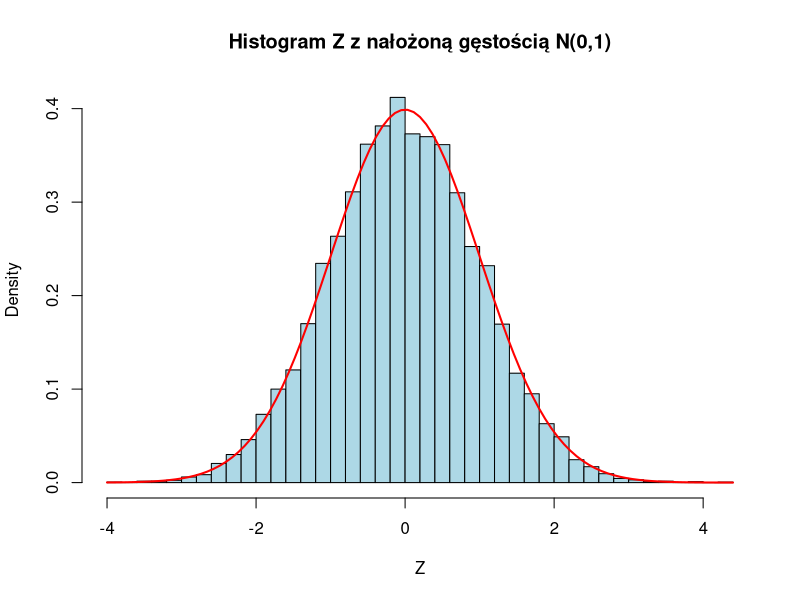
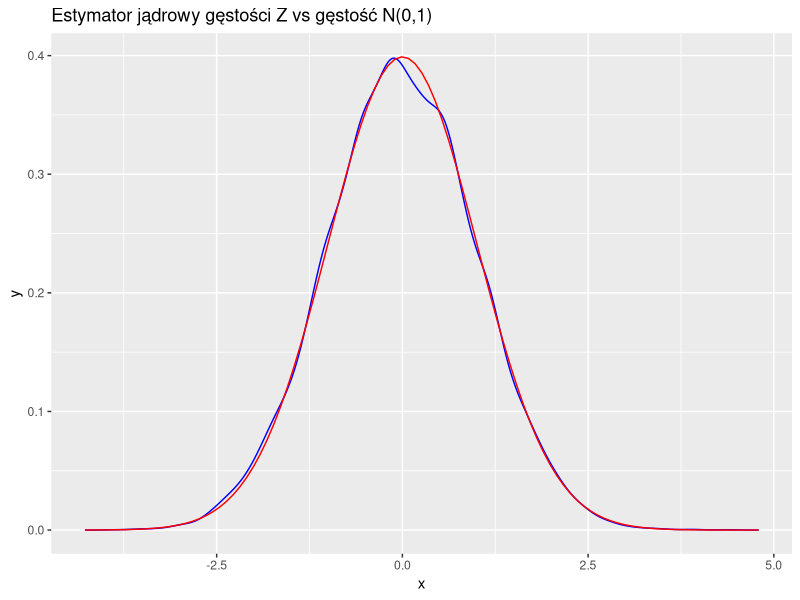
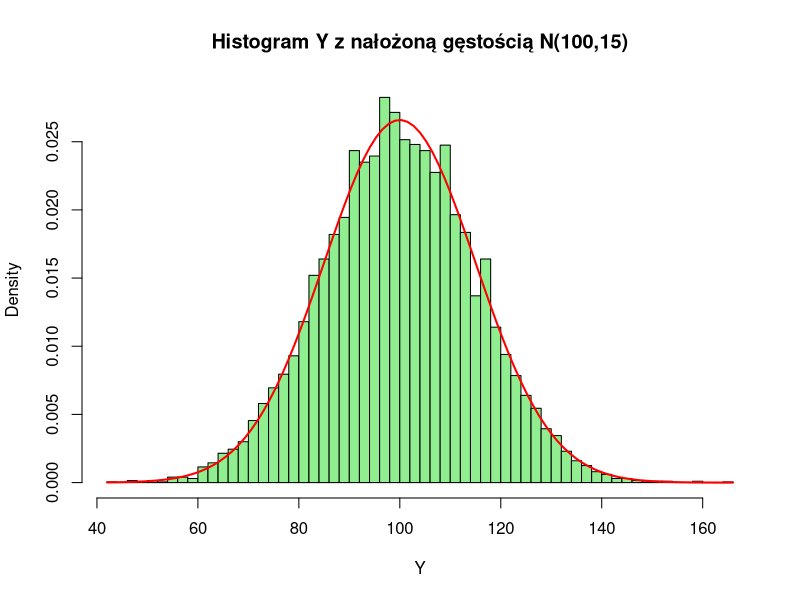
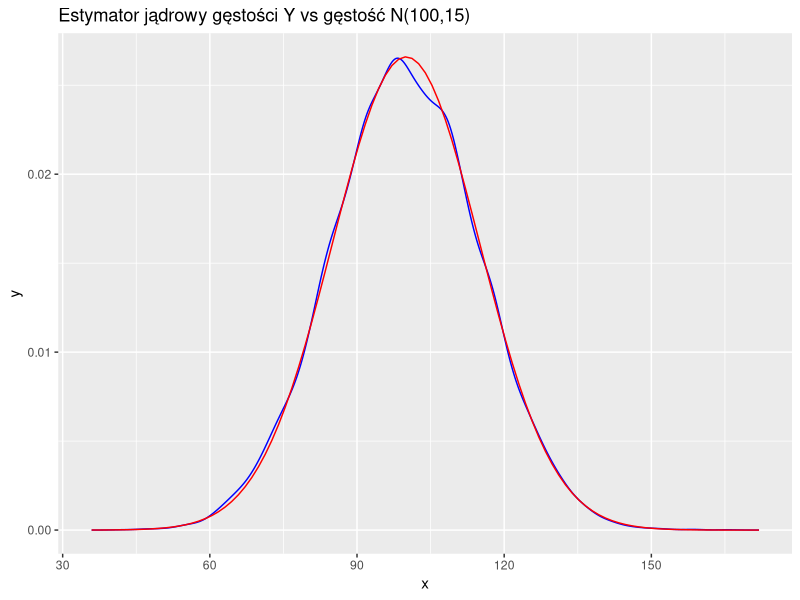
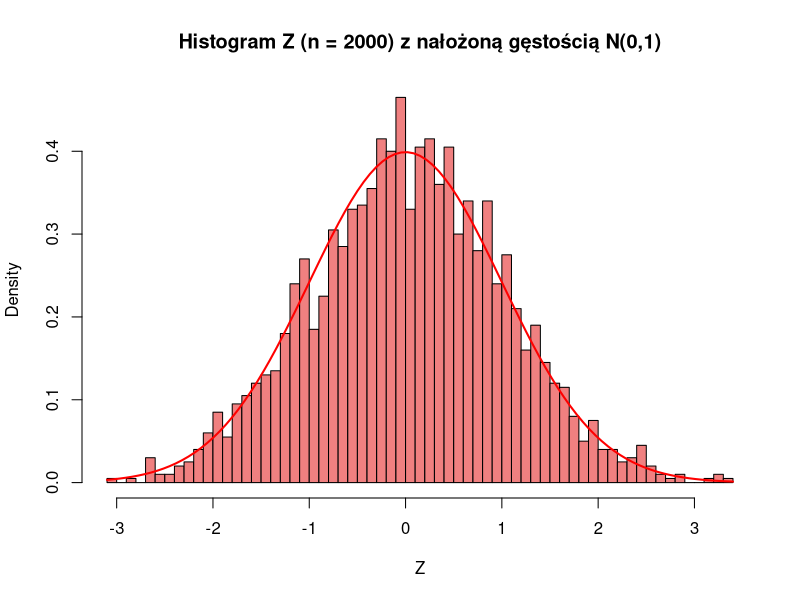
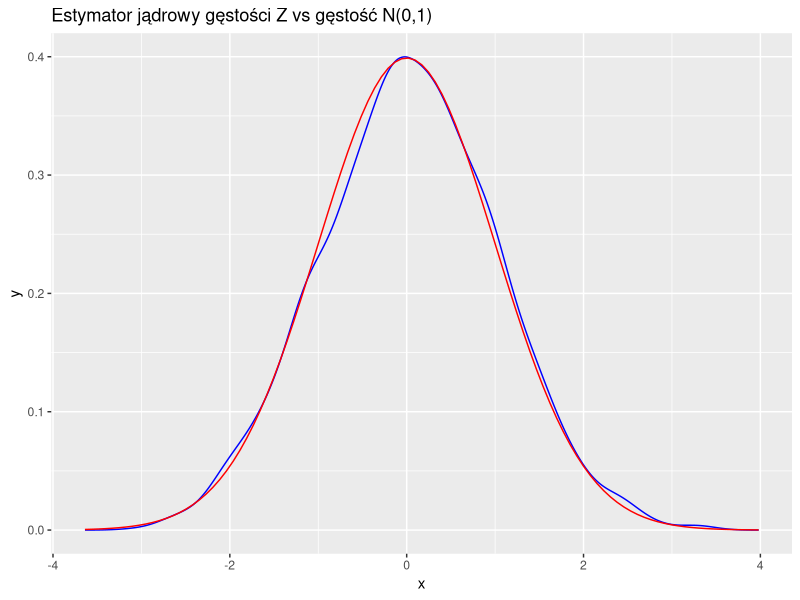
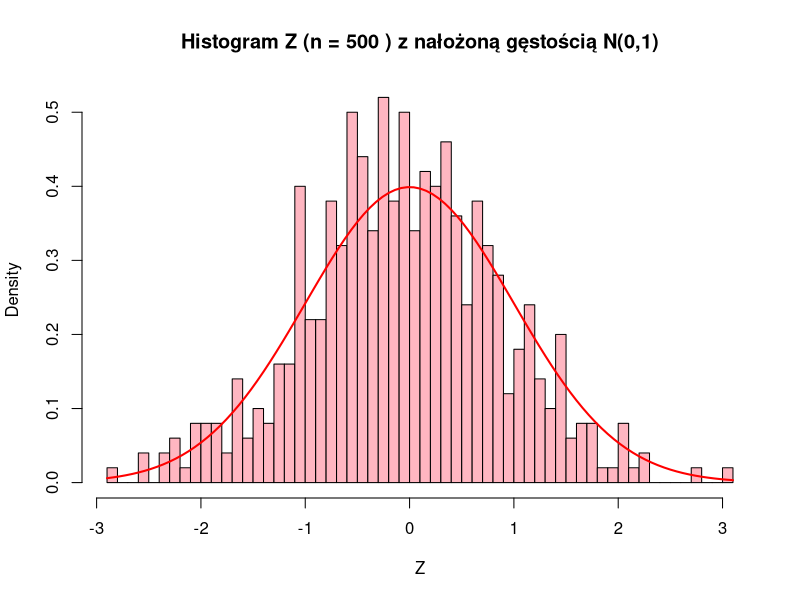
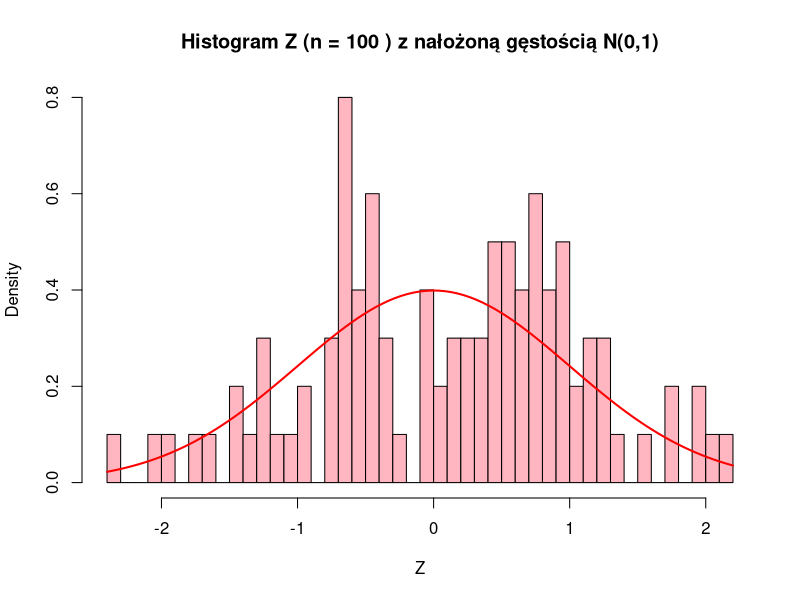

These charts were generated, in order, by the following R code:
# Zadanie 1: Rozkład normalny
mean_X <- 170
sd_X <- sqrt(144)

# i) P(X < 164)
p1 <- pnorm(164, mean = mean_X, sd = sd_X)

# ii) P(X > 188)
p2 <- 1 - pnorm(188, mean = mean_X, sd = sd_X)

# iii) P(158 < X < 185)
p3 <- pnorm(185, mean = mean_X, sd = sd_X) - pnorm(158, mean = mean_X, sd = sd_X)

# iv) Wzrost k, taki że 15% populacji ma wzrost większy od k
k <- qnorm(0.85, mean = mean_X, sd = sd_X)

# Zadanie 2: Generowanie liczb z rozkładu normalnego standardowego
set.seed(123)
U1 <- runif(10000)
U2 <- runif(10000)
Z <- cos(2 * pi * U1) * sqrt(-2 * log(U2))

# Histogram dla Z
hist(Z,
  breaks = 50, probability = TRUE, col = "lightblue",
  main = "Histogram Z z nałożoną gęstością N(0,1)",
  xlab = "Z"
)
curve(dnorm(x, mean = 0, sd = 1), col = "red", lwd = 2, add = TRUE)

# Estymator jądrowy gęstości dla Z
library(ggplot2)
library(MASS)
density_Z <- density(Z)
ggplot(data.frame(x = density_Z$x, y = density_Z$y), aes(x, y)) +
  geom_line(color = "blue") +
  stat_function(fun = dnorm, color = "red") +
  ggtitle("Estymator jądrowy gęstości Z vs gęstość N(0,1)")

# iii) Y = 100 + 15Z
Y <- 100 + 15 * Z

# Histogram dla Y
hist(Y,
  breaks = 50, probability = TRUE, col = "lightgreen",
  main = "Histogram Y z nałożoną gęstością N(100,15)",
  xlab = "Y"
)
curve(dnorm(x, mean = 100, sd = 15), col = "red", lwd = 2, add = TRUE)

density_Y <- density(Y)
ggplot(data.frame(x = density_Y$x, y = density_Y$y), aes(x, y)) +
  geom_line(color = "blue") +
  stat_function(fun = function(x) dnorm(x, mean = 100, sd = 15), color = "red") +
  ggtitle("Estymator jądrowy gęstości Y vs gęstość N(100,15)")

# Zadanie 3: Rozkład normalny standardowy
set.seed(123)
n <- 2000
X <- rnorm(n, mean = mean_X, sd = sd_X)
Z <- (X - mean_X) / sd_X

# Histogram dla Z
hist(Z,
  breaks = 50, probability = TRUE, col = "lightcoral",
  main = "Histogram Z (n = 2000) z nałożoną gęstością N(0,1)",
  xlab = "Z"
)
curve(dnorm(x, mean = 0, sd = 1), col = "red", lwd = 2, add = TRUE)

density_Z <- density(Z)
ggplot(data.frame(x = density_Z$x, y = density_Z$y), aes(x, y)) +
  geom_line(color = "blue") +
  stat_function(fun = dnorm, color = "red") +
  ggtitle("Estymator jądrowy gęstości Z vs gęstość N(0,1)")

# Powtórzenie dla n = 500 i n = 100
for (n in c(500, 100)) {
  X <- rnorm(n, mean = mean_X, sd = sd_X)
  Z <- (X - mean_X) / sd_X

  # Histogram dla Z
  hist(Z,
    breaks = 50, probability = TRUE, col = "lightpink",
    main = paste("Histogram Z (n =", n, ") z nałożoną gęstością N(0,1)"),
    xlab = "Z"
  )
  curve(dnorm(x, mean = 0, sd = 1), col = "red", lwd = 2, add = TRUE)

  density_Z <- density(Z)
  ggplot(data.frame(x = density_Z$x, y = density_Z$y), aes(x, y)) +
    geom_line(color = "blue") +
    stat_function(fun = dnorm, color = "red") +
    ggtitle(paste("Estymator jądrowy gęstości Z (n =", n, ") vs gęstość N(0,1)"))
}

# Zadanie 4: Centralne twierdzenie graniczne
set.seed(123)
lambda <- 0.5
n_values <- c(1, 20, 200)
for (n in n_values) {
  S_n <- replicate(1000, sum(rexp(n, rate = lambda)))
  Z_n <- (S_n - n / lambda) / sqrt(n / lambda^2)

  # Histogram dla Z_n
  hist(Z_n,
    breaks = 50, probability = TRUE, col = "lightyellow",
    main = paste("Histogram Z_n (n =", n, ") z nałożoną gęstością N(0,1)"),
    xlab = "Z_n"
  )
  curve(dnorm(x, mean = 0, sd = 1), col = "red", lwd = 2, add = TRUE)

  density_Z_n <- density(Z_n)
  ggplot(data.frame(x = density_Z_n$x, y = density_Z_n$y), aes(x, y)) +
    geom_line(color = "blue") +
    stat_function(fun = dnorm, color = "red") +
    ggtitle(paste("Estymator jądrowy Z_n (n =", n, ") vs gęstość N(0,1)"))
}

# Zadanie 5: Rozkład dwumianowy
set.seed(1234)
binomial_cases <- list(
  list(n = 30, p = 0.5),
  list(n = 1000, p = 0.5),
  list(n = 30, p = 0.05),
  list(n = 1000, p = 0.05)
)

for (case in binomial_cases) {
  n <- case$n
  p <- case$p
  realizations <- rbinom(10000, size = n, prob = p)
  mean_bin <- n * p
  sd_bin <- sqrt(n * p * (1 - p))
  x_vals <- 0:(2 * n * p)
  rel_freq <- table(factor(realizations, levels = x_vals)) / length(realizations)

  # Histogram dla rozkładu dwumianowego
  bar_centers <- barplot(rel_freq,
    names.arg = x_vals, col = "lightblue", main = paste("Histogram Bin(n =", n, ", p =", p, ")"),
    xlab = "x", ylab = "Relatywna frekwencja"
  )
  lines(bar_centers, dnorm(x_vals, mean = mean_bin, sd = sd_bin), col = "red", lwd = 2)
}
